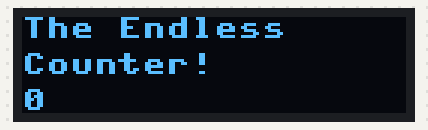
Recording of a program running on a simulated Raspberry Pi Pico running MicroPython. On the bench: 128×32 one-colour display. Library files of the repository ran but are not shown: ssd1306.py; what the program prints to the serial console is not drawn.

Above: at 1.08 s.
At 5.84 s:
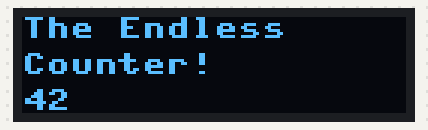
At 10.71 s:
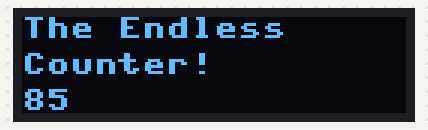
At 20.45 s:
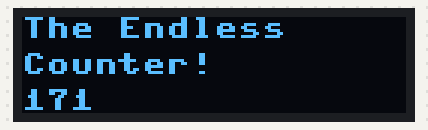
At 30.2 s:
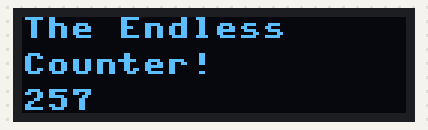
At 39.94 s:
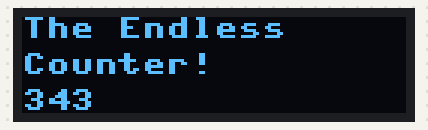

The program:

OLED03.py
```python
# Write your code here :-)
# Imports
from machine import Pin, I2C
from ssd1306 import SSD1306_I2C
import time

# Set up I2C and the pins we're using for it
i2c=I2C(0,sda=Pin(0), scl=Pin(1), freq=400000)

# Short delay to stop I2C falling over
time.sleep(1)

# Define the display and size (128x32)
display = SSD1306_I2C(128, 32, i2c)

counter = 0 # Start our counter at zero

while True: # Loop forever

    display.fill(0) # Clear the display

    print(counter) # Print the current count

    # Show the counter on the display
    # The display library expects strings only
    # Counter is a number (integer) so we convert it to text (a string) with 'str'
    display.text("The Endless",0,0)
    display.text("Counter!",0,12)
    display.text((str(counter)),0,24)

    # Update the display
    display.show()

    # Short delay
    time.sleep(0.1)

    # Add 1 to our counter
    counter += 1
```
